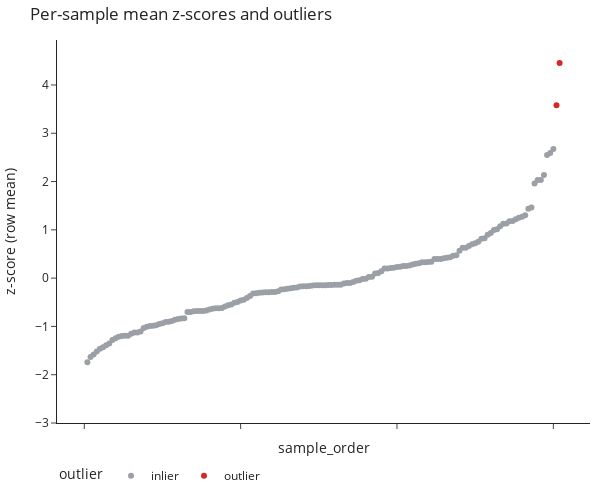

Notebook cell for this chart:
### Code cell
msp.plot_rowmean_outliers(proteome_imputed)

### Figure 1 — Plotly figure (JSON) as saved in the notebook; plotly's stock layout.template omitted (floating-point values rounded to 4 significant figures; data arrays with more than 128 entries replaced by an {"elided": "..."} marker saying what was removed)
{"data": [{"customdata": {"elided": "150x1 str values"}, "hovertemplate": "<b>%{hovertext}</b><br><br>outlier=%{customdata[0]}<br>sample_order=%{x}<br>z-score (row mean)=%{y:.3f}<extra></extra>", "hovertext": {"elided": "150 str values"}, "legendgroup": "inlier", "marker": {"color": "#9aa0a6", "symbol": "circle"}, "mode": "markers", "name": "inlier", "orientation": "v", "showlegend": true, "type": "scatter", "x": {"elided": "150 int values"}, "xaxis": "x", "y": {"elided": "150 float values"}, "yaxis": "y"}, {"customdata": [["outlier"], ["outlier"]], "hovertemplate": "<b>%{hovertext}</b><br><br>outlier=%{customdata[0]}<br>sample_order=%{x}<br>z-score (row mean)=%{y:.3f}<extra></extra>", "hovertext": ["plate2_D9", "plate1_F3"], "legendgroup": "outlier", "marker": {"color": "#d62728", "symbol": "circle"}, "mode": "markers", "name": "outlier", "orientation": "v", "showlegend": true, "type": "scatter", "x": [151, 152], "xaxis": "x", "y": [3.577, 4.457], "yaxis": "y"}], "layout": {"height": 500, "legend": {"orientation": "h", "title": {"text": "outlier"}, "tracegroupgap": 0}, "margin": {"b": 10, "l": 10, "r": 10, "t": 40}, "shapes": [{"line": {"color": "lightgrey", "dash": "dot"}, "type": "line", "x0": 0, "x1": 1, "xref": "x domain", "y0": 0, "y1": 0, "yref": "y"}, {"line": {"color": "lightgrey", "dash": "dash"}, "type": "line", "x0": 0, "x1": 1, "xref": "x domain", "y0": 3, "y1": 3, "yref": "y"}, {"line": {"color": "lightgrey", "dash": "dash"}, "type": "line", "x0": 0, "x1": 1, "xref": "x domain", "y0": -3, "y1": -3, "yref": "y"}], "title": {"text": "Per-sample mean z-scores and outliers"}, "width": 600, "xaxis": {"anchor": "y", "domain": [0, 1], "showticklabels": false, "title": {"text": "sample_order"}}, "yaxis": {"anchor": "x", "domain": [0, 1], "title": {"text": "z-score (row mean)"}}}}
